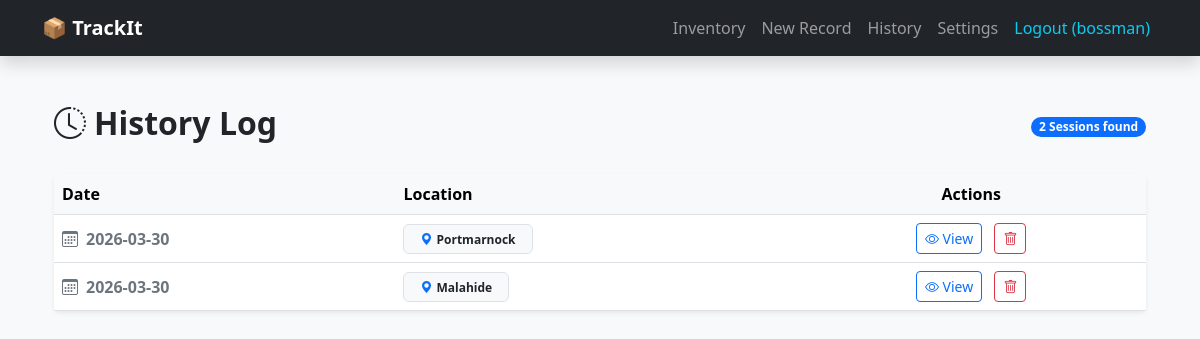
The page /history (signed in) on the database its author committed.
### models.py (models this page shows)
class Place(db.Model):
    id = db.Column(db.Integer, primary_key=True)
    name = db.Column(db.String(100), nullable=False)
    is_active = db.Column(db.Boolean, default=True)

### app.py (the view)
@app.route('/history')
def history():
    if 'user_id' not in session: return redirect(url_for('login'))
    page = request.args.get('page', 1, type=int)
    per_page = 10
    pagination = db.session.query(
        func.date(DayRecord.timestamp).label('day'),
        DayRecord.place_id,
        Place.name.label('place_name')
    ).join(Place).filter(DayRecord.user_id == session['user_id'])\
     .group_by(func.date(DayRecord.timestamp), DayRecord.place_id)\
     .order_by(desc('day')).paginate(page=page, per_page=per_page)
    return render_template('history.html', pagination=pagination)

### templates/history.html (shortened to what this page needs)
{% extends "base.html" %}
{% block content %}
<div class="container py-4">
    <div class="d-flex justify-content-between align-items-center mb-4">
        <h2 class="fw-bold"><i class="bi bi-clock-history me-2"></i>History Log</h2>
        <span class="badge bg-primary rounded-pill">{{ pagination.total }} Sessions found</span>
    </div>
    <div class="card shadow-sm border-0">
        <div class="table-responsive">
            <table class="table table-hover align-middle mb-0">
                <thead class="table-light">
                    <tr>
                        <th>Date</th>
                        <th>Location</th>
                        <th class="text-center">Actions</th>
                    </tr>
                </thead>
                <tbody>
                    {% for s in pagination.items %}
                    <tr>
                        <td class="fw-bold text-secondary">
                            <i class="bi bi-calendar3 me-2"></i>{{ s.day }}
                        </td>
                        <td>
                            <span class="badge bg-light text-dark border px-3 py-2">
                                <i class="bi bi-geo-alt-fill me-1 text-primary"></i>{{ s.place_name }}
                            </span>
                        </td>
                        <td class="text-center">
                            <a href="{{ url_for('session_details', ts=s.day, place_id=s.place_id) }}"
                               class="btn btn-sm btn-outline-primary me-2">
                                <i class="bi bi-eye"></i> View
                            </a>
                            <a href="{{ url_for('delete_session', ts=s.day, place_id=s.place_id) }}"
                               class="btn btn-sm btn-outline-danger"
                               onclick="return confirm('Delete this entire session?')">
                                <i class="bi bi-trash"></i>
                            </a>
                        </td>
                    </tr>
                    {% endfor %}
                </tbody>
            </table>
        </div>
    </div>
</div>
{% endblock %}

### rows shown on the page
Place: day "2026-03-30", place_name "Portmarnock"
Place: day "2026-03-30", place_name "Malahide"

### other values the page prints
{{ session['username'] }} "bossman"
{{ pagination.total }} "2"
